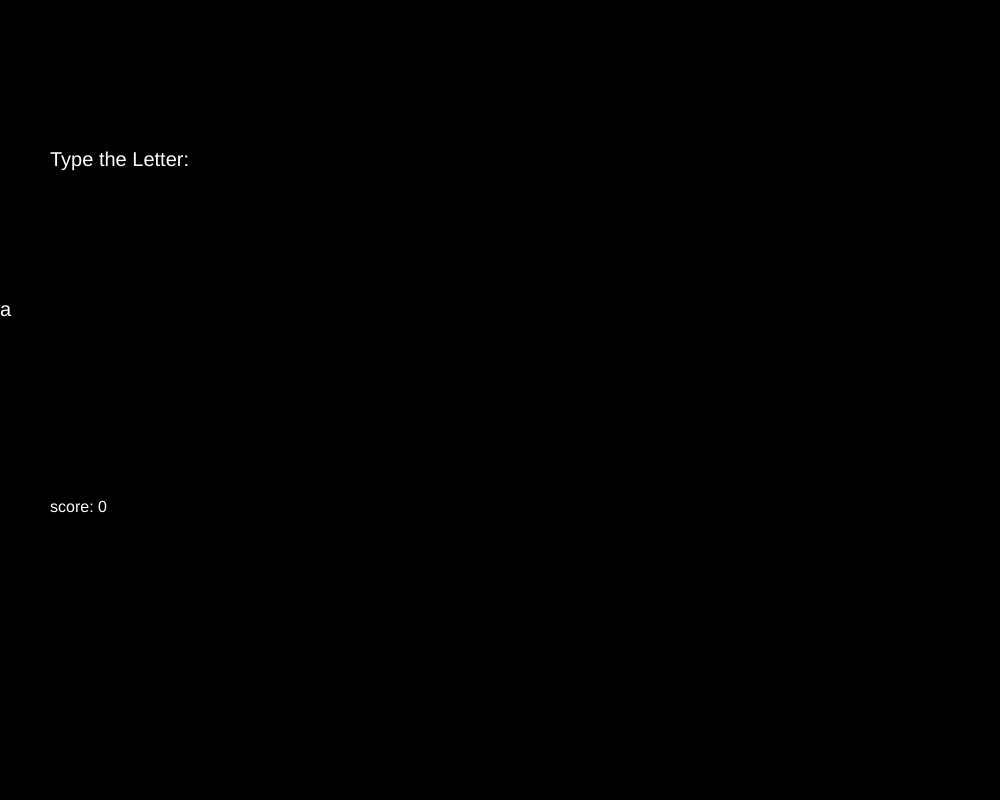
Frame 1 (no input)
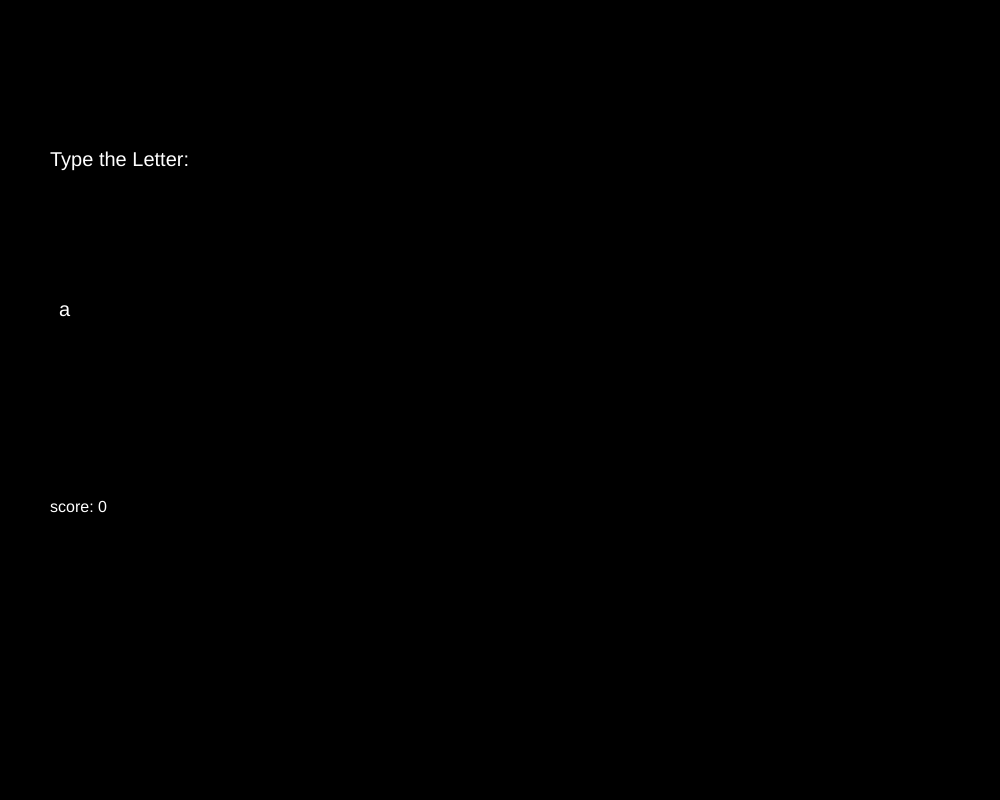
Frame 60 (no input)
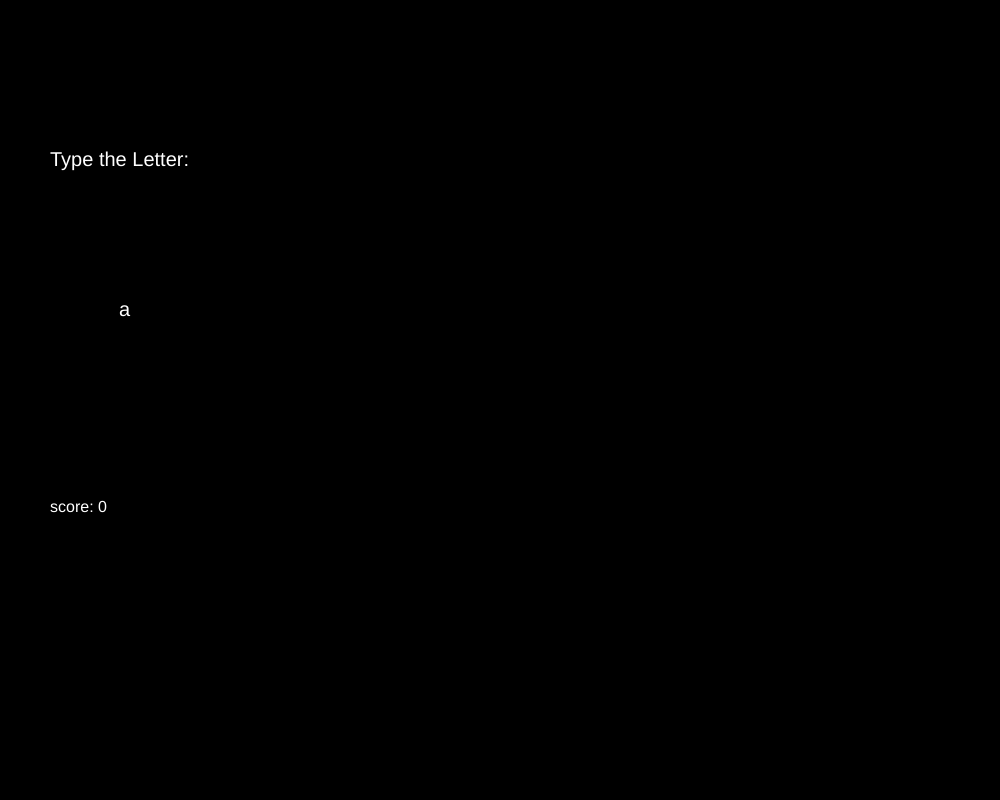
Frame 120 (the mouse pressed at the canvas centre since frame 60)

The p5.js sketch that drew these frames (run headless with seeded random() and noise() and a simulated clock; from frame 60 on, the mouse is pressed at the canvas centre):

// p5.js sketch
// ── sketch.js
function setup(){
    createCanvas(1000, 800);
    background('black');
    
}

 var x = 0;
    s = 'a';
    value = 0;
function draw(){

   background('black');
        fill(255);
        //Title of the game
        textSize(20);
        textAlign(LEFT);
        text('Type the Letter:', 50, 150, 500, 800);
        //sentence to be typed
        textSize(20);
        textAlign(LEFT);
        text(s, x, 300, 300, 800);
        x = x+1;
        //score keeper
        textSize(16);
        textAlign(LEFT);
        text('score: ' + value, 50, 500, 300, 800);
}

function keyTyped(){
    if (key === s){
        value = value + 10;
    }else if(key != s){
        value = value - 5;    
    }
}
